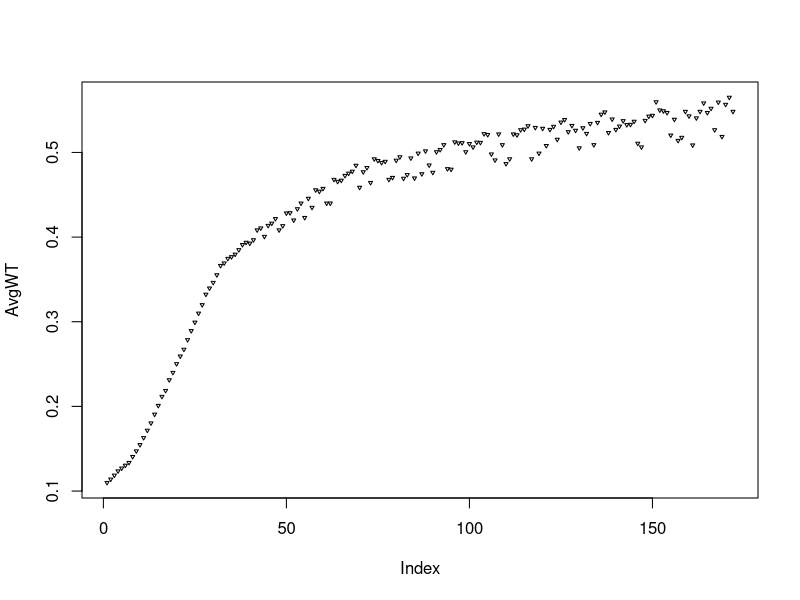
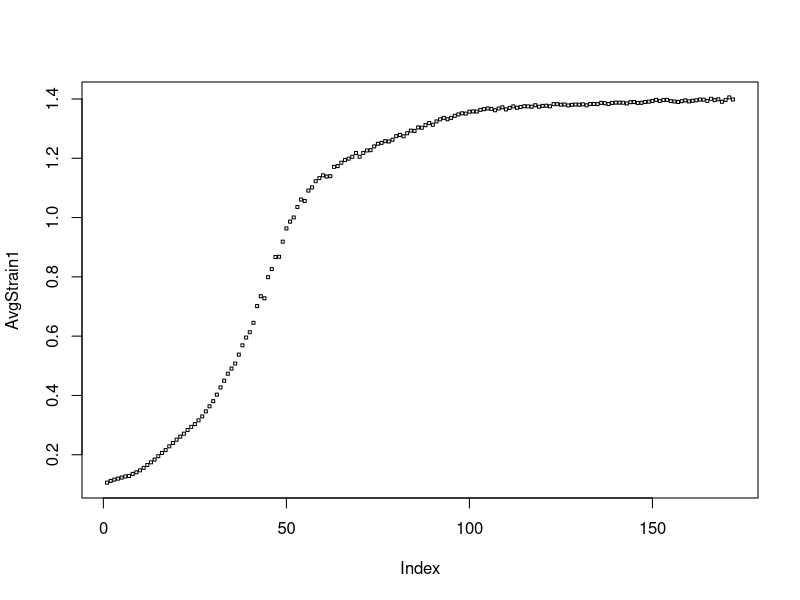
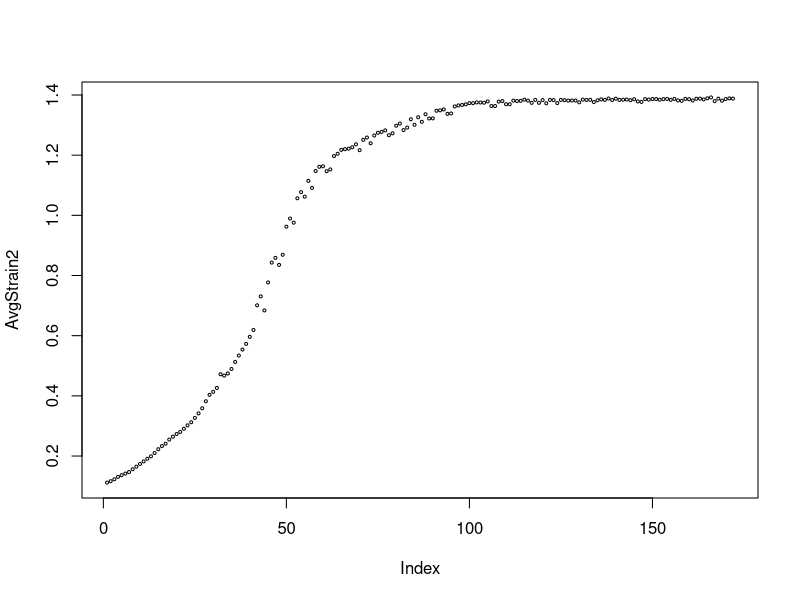
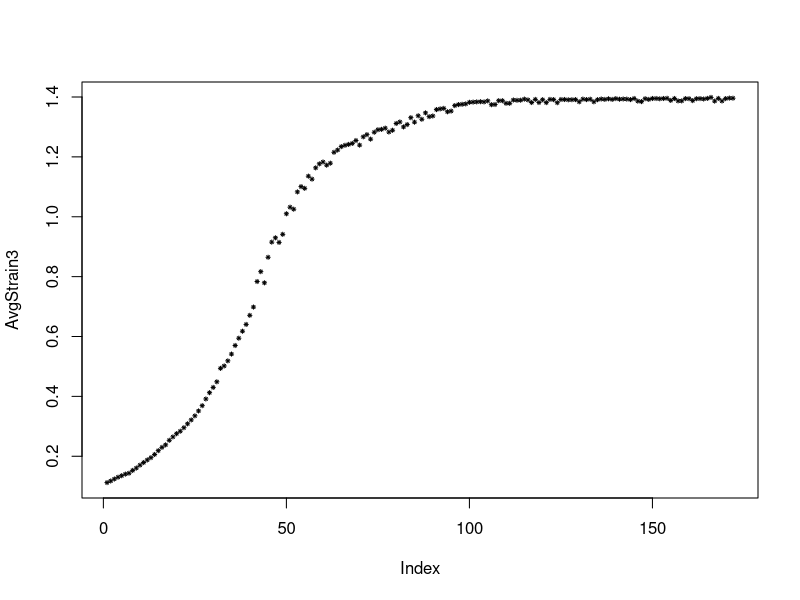
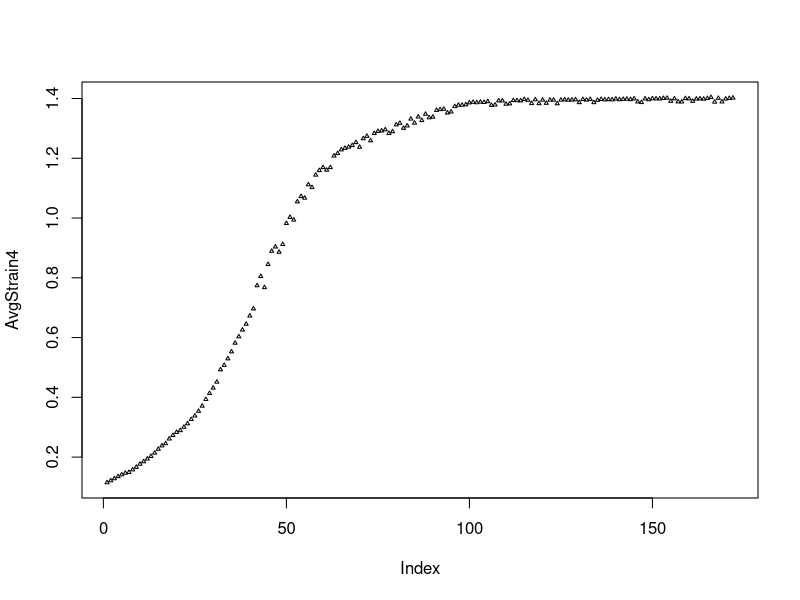
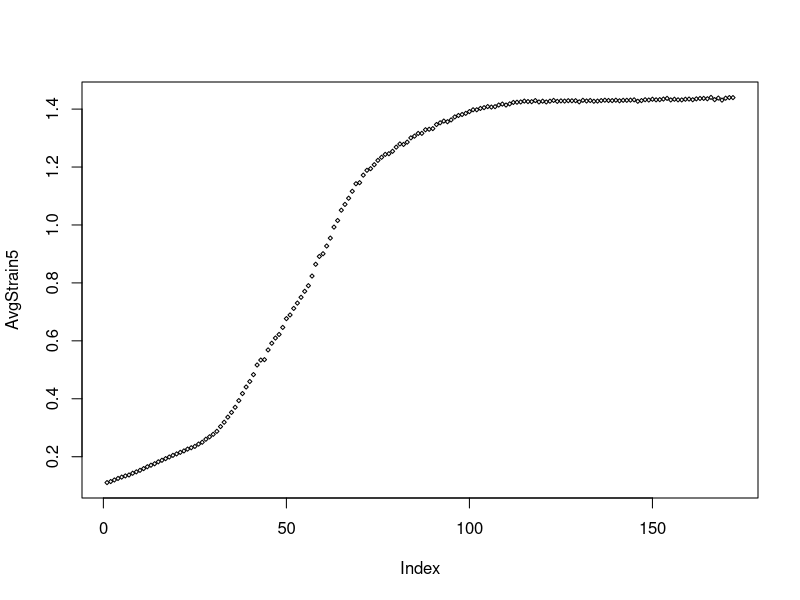
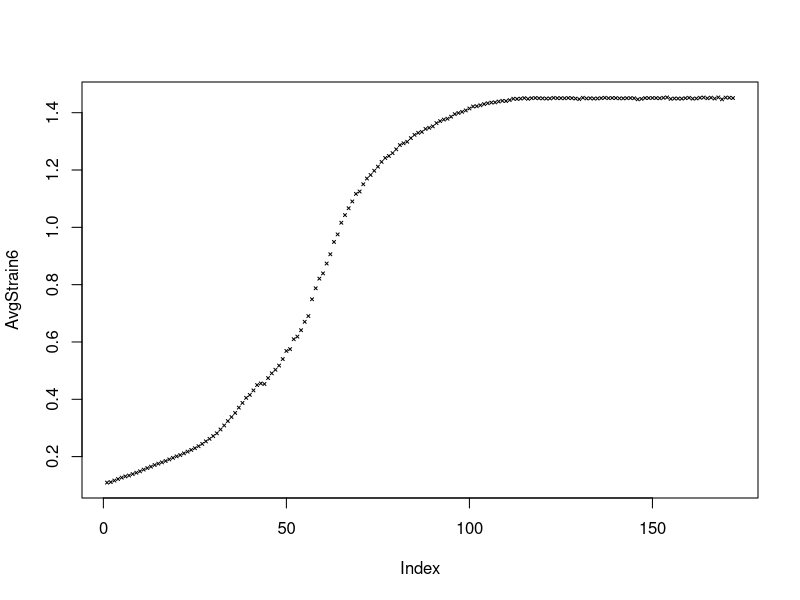
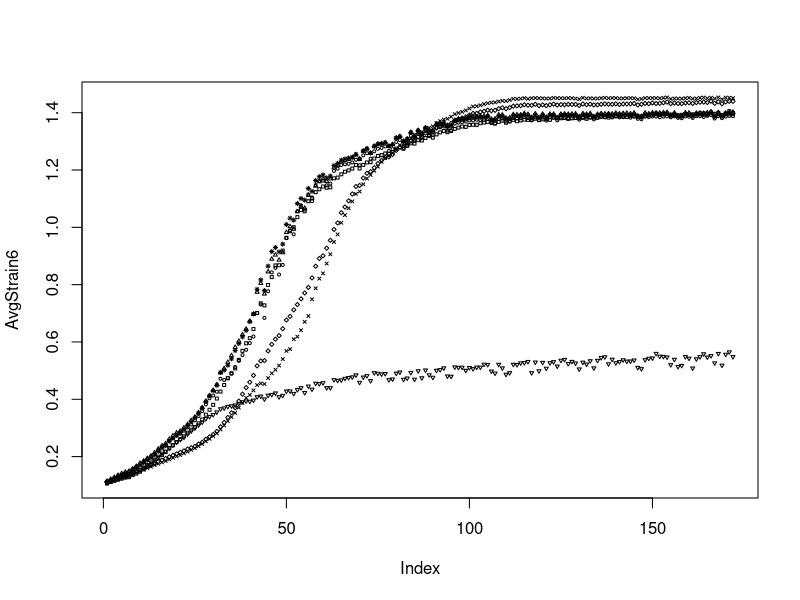

These charts were generated, in order, by the following R code:
# Setting our working directory 
setwd("~/Desktop/Program/")

# Read a file
# read.csv(file = "Bioscreen_Raw.csv", header = TRUE)
read.csv(file = "Bioscreen_Raw.csv", header = TRUE)
dat = read.csv(file = "Bioscreen_Raw.csv", header = TRUE)
head(dat)
class(dat)
dim(dat)

# define variables
Time = dat[, 1:1]
WT = dat[, 2:4]
Strain1 = dat[, 5:7]
Strain2 = dat[, 8:10]
Strain3 = dat[, 11:13]
Strain4 = dat[, 14:16]
Strain5 = dat[, 17:19]
Strain6 = dat[, 20:22]

# Checking variable definitions
WT
Strain1
Strain2
Strain3
Strain4
Strain5
Strain6
Time

# Calculate Averages for the three replicates
AvgWT = rowMeans(WT)
AvgStrain1 = rowMeans(Strain1)
AvgStrain2 = rowMeans(Strain2)
AvgStrain3 = rowMeans(Strain3)
AvgStrain4 = rowMeans(Strain4)
AvgStrain5 = rowMeans(Strain5)
AvgStrain6 = rowMeans(Strain6)

# Checking Avg variable definitions
AvgWT
AvgStrain1
AvgStrain2
AvgStrain3
AvgStrain4
AvgStrain5
AvgStrain6

# Calculate Standard Deviation for the three replicates
sdWT = apply(WT,1,sd)
sdStrain1 = apply(Strain1,1,sd)
sdStrain2 = apply(Strain2,1,sd)
sdStrain3 = apply(Strain3,1,sd)
sdStrain4 = apply(Strain4,1,sd)
sdStrain5 = apply(Strain5,1,sd)
sdStrain6 = apply(Strain6,1,sd)

# Checking sd variable definitions
sdWT
sdStrain1
sdStrain2
sdStrain3
sdStrain4
sdStrain5
sdStrain6

# Plot and determine marker size and type
plot(AvgWT, pch= 6, cex = .4)
plot(AvgStrain1, pch= 0, cex = .4)
plot(AvgStrain2, pch= 1, cex = .4)
plot(AvgStrain3, pch= 8, cex = .4)
plot(AvgStrain4, pch= 2, cex = .4)
plot(AvgStrain5, pch= 5, cex = .4)
plot(AvgStrain6, pch= 4, cex = .4)

# Plot them all at the same time

plot(AvgStrain6, pch= 4, cex = .4)
points(AvgStrain2, pch= 1, cex = .4)
points(AvgStrain3, pch= 8, cex = .4)
points(AvgStrain4, pch= 2, cex = .4)
points(AvgStrain5, pch= 5, cex = .4)
points(AvgStrain1, pch= 0, cex = .4)
points(AvgWT, pch= 6, cex = .4)


# Show Sigmoideal regression equation on plot
# function needed for visualization purposes
sigmoid = function(params, x) {
  params[1] / (1 + exp(-params[2] * (x - params[3])))
}

x = 1:172

# fitting non linear code 
# a, b and c are parameters that you put in not knowing what they are - guesses
# y = OD
fitWT <- nls(AvgWT~a/(1 + exp(-b * (x-c))),start=list(a=1,b=.5,c=25))
fitStrain1 <- nls(AvgStrain1~a/(1 + exp(-b * (x-c))),start=list(a=1,b=.5,c=25))
fitStrain2 <- nls(AvgStrain2~a/(1 + exp(-b * (x-c))),start=list(a=1,b=.5,c=25))
fitStrain3 <- nls(AvgStrain3~a/(1 + exp(-b * (x-c))),start=list(a=1,b=.5,c=25))
fitStrain4 <- nls(AvgStrain4~a/(1 + exp(-b * (x-c))),start=list(a=1,b=.5,c=25))
fitStrain5 <- nls(AvgStrain5~a/(1 + exp(-b * (x-c))),start=list(a=1,b=.5,c=25))
fitStrain6 <- nls(AvgStrain6~a/(1 + exp(-b * (x-c))),start=list(a=1,b=.5,c=25))

# visualization code
# get the coefficients using the coef function
# can later type in paramsXXX and you get the actual values of a, b and c in formula
paramsWT = coef(fitWT)
paramsStrain1 = coef(fitStrain1)
paramsStrain2 = coef(fitStrain2)
paramsStrain3 = coef(fitStrain3)
paramsStrain4 = coef(fitStrain4)
paramsStrain5 = coef(fitStrain5)
paramsStrain6 = coef(fitStrain6)

# calculate sigmoideal regression curve values
sigWT = sigmoid(paramsWT,x)
sigStrain1 = sigmoid(paramsStrain1,x)
sigStrain2 = sigmoid(paramsStrain2,x)
sigStrain3 = sigmoid(paramsStrain3,x)
sigStrain4 = sigmoid(paramsStrain4,x)
sigStrain5 = sigmoid(paramsStrain5,x)
sigStrain6 = sigmoid(paramsStrain6,x)

# plot everything
plot(sigStrain6,type="l", col = "red")
points(sigStrain5,type="l", col = "blue")
points(sigStrain4,type="l", col = "brown")
points(sigStrain3,type="l", col = "green")
points(sigStrain2,type="l", col = "orange")
points(sigStrain1,type="l", col = "grey")
points(sigWT,type="l", col = "purple")
points(AvgWT, pch= 6, cex = .4)
points(AvgStrain6, pch= 4, cex = .4)
points(AvgStrain2, pch= 1, cex = .4)
points(AvgStrain3, pch= 8, cex = .4)
points(AvgStrain4, pch= 2, cex = .4)
points(AvgStrain5, pch= 5, cex = .4)
points(AvgStrain1, pch= 0, cex = .4)

# localize and include text with formula on plot
text(150,y = .4 , labels = paramsWT)
text(150,y = 1.2 , labels = paramsStrain1)
text(150,y = 1.2 , labels = paramsStrain2)
text(150,y = 1.2 , labels = paramsStrain3)
text(150,y = 1.2 , labels = paramsStrain4)
text(150,y = 1.5 , labels = paramsStrain5)
text(150,y = 1.5 , labels = paramsStrain6)
